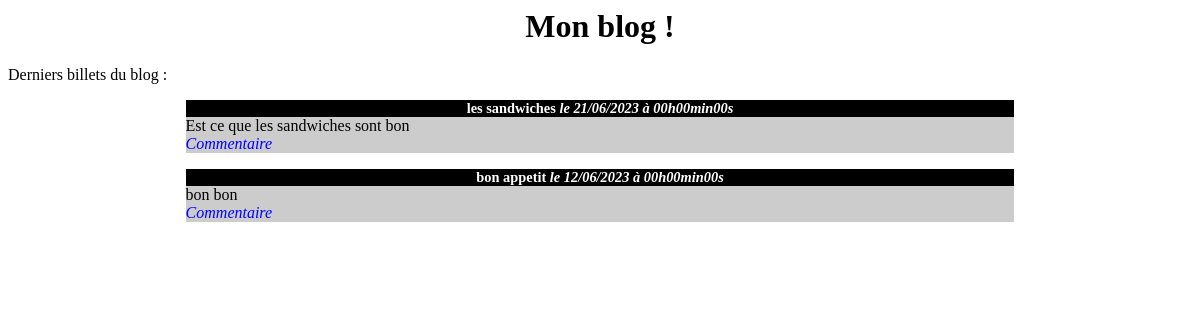
/blog/index.php, run on the app's committed database.
### tables this page shows
CREATE TABLE IF NOT EXISTS `billets` (
  `id` int(11) NOT NULL,
  `titre` varchar(255) NOT NULL,
  `contenu` text NOT NULL,
  `date_creation` date NOT NULL,
  PRIMARY KEY (`id`)
);

### blog/index.php (the view, shortened to what this page needs)
<!DOCTYPE >
<html >
    <head>
    <link href="style.css" rel="stylesheet" type="text/css" />
    </head>
    <body>
        <h1>Mon blog !</h1>
        <p>Derniers billets du blog :</p>
<?php
try
{
    $bdd = new PDO('mysql:host=localhost;dbname=blog', 'root', '');
}
catch(Exception $e)
{
        die('Erreur : '.$e->getMessage());
}
$req = $bdd->query('SELECT id, titre, contenu, DATE_FORMAT(date_creation, \'%d/%m/%Y à %Hh%imin%ss\') AS date_creation_fr FROM billets ORDER BY date_creation DESC LIMIT 0, 5');
while ($donnees = $req->fetch())
{
?>
<div class="news">
    <h3>
        <?php echo htmlspecialchars($donnees['titre']); ?>
        <em>le <?php echo $donnees['date_creation_fr']; ?></em>
    </h3>
    <p>
    <?php
    echo nl2br(htmlspecialchars($donnees['contenu']));
    ?>
    <br />
    <em><a href="commentaire.php?billet=<?php echo $donnees['id']; ?>">Commentaire</a></em>
    </p>
</div>
<?php
}
?>
</body>
</html>

### blog/style.css (style rules this page uses)
h1, h3 { text-align:center; }
h3 { background-color:black; color:white; font-size:0.9em; margin-bottom:0px; }
.news p { background-color:#CCCCCC; margin-top:0px; }
.news { width:70%; margin:auto; }
a { text-decoration: none; color: blue; }

### data on the page
billets: titre "les sandwiches", date_creation_fr "21/06/2023 à 00h00min00s", contenu "Est ce que les sandwiches sont bon"
billets: titre "bon appetit", date_creation_fr "12/06/2023 à 00h00min00s", contenu "bon bon"
